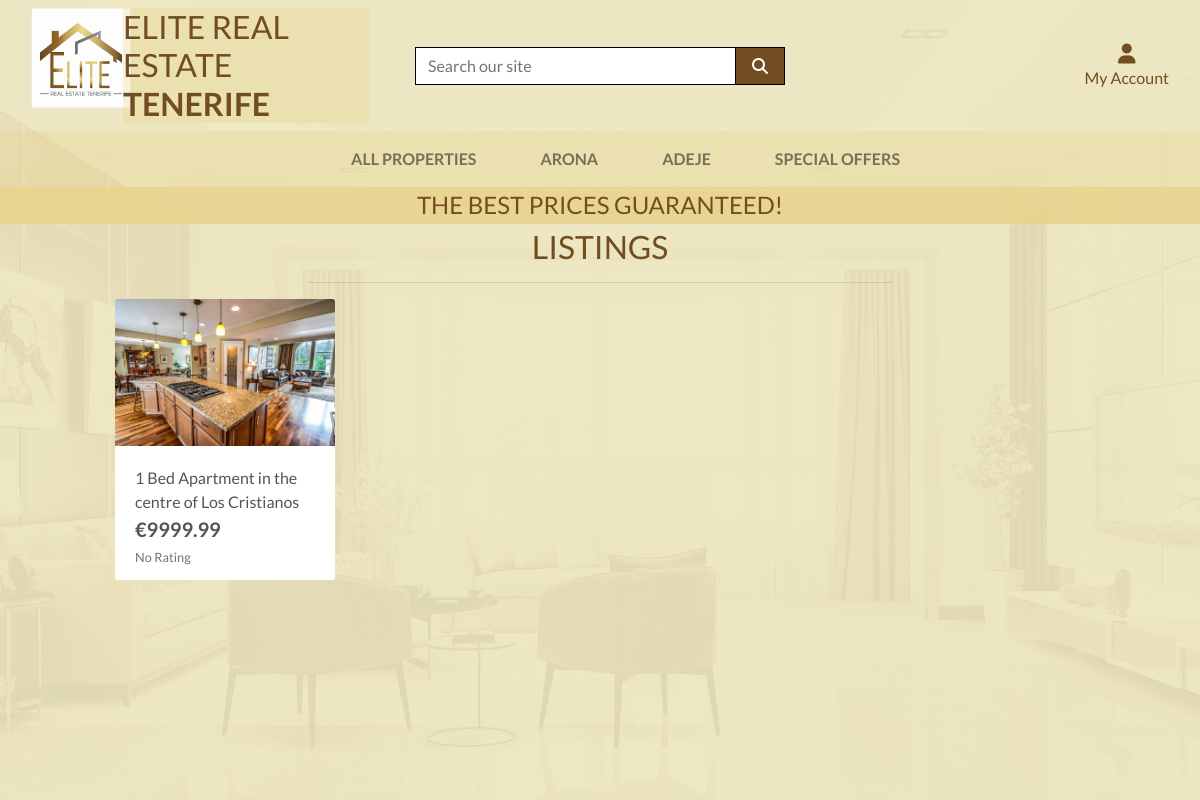
/listings/, run on the app's committed database.
### listings/models.py (models this page shows, shortened)
class Product(models.Model):
    category = models.ForeignKey('Category', null=True, blank=True, on_delete=models.SET_NULL)
    sku = models.CharField(max_length=254, null=True, blank=True)
    name = models.CharField(max_length=254)
    description = models.TextField()
    price = models.DecimalField(max_digits=10, decimal_places=2)
    rating = models.DecimalField(max_digits=6, decimal_places=2, null=True, blank=True)
    image_url = models.URLField(max_length=1024, null=True, blank=True)
    image = models.ImageField(null=True, blank=True)

### listings/views.py (the view, shortened to what this page needs)
# urls.py: path('', views.all_listings, name='listings'),
def all_listings(request):
    listings = Product.objects.all()
    query = None
    categories = None
    context = {
        'listings': listings,
        'search_term': query,
        'current_categories': categories,
    }
    return render(request, 'listings/listings.html', context)

### listings/templates/listings/listings.html (shortened to what this page needs)
{% extends "base.html" %}
{% load static %}
{% block page_header %}
    <div class="container header-container">
    </div>
{% endblock %}
{% block content %}
    <div class="overlay"></div>
    <div class="container-fluid">
        <div class="row">
            <div class="col text-center mt-3">
                <br>
                <br>
                <h2 class="logo-font">Listings</h2>
                <hr class="w-50 mb-1">
            </div>
        </div>
        <div class="row">
            <div class="product-container col-10 offset-1">
                <div class="row">
                    {% for listing in listings %}
                        <div class="col-sm-6 col-md-6 col-lg-4 col-xl-3">
                            <div class="card h-100 border-0">
                                {% if listing.image %}
                                <a href="{% url 'listing_detail' listing.id %}">
                                    <img class="card-img-top img-fluid" src="{{ listing.image.url }}" alt="{{ listing.name }}">
                                </a>
                                {% else %}
                                <a href="{% url 'listing_detail' listing.id %}">
                                    <img class="card-img-top img-fluid" src="{{ MEDIA_URL }}noimage.png" alt="{{ listing.name }}">
                                </a>
                                {% endif %}
                                <div class="card-body pb-0">
                                    <p class="mb-0">{{ listing.name }}</p>
                                </div>
                                <div class="card-footer bg-white pt-0 border-0 text-left">
                                    <div class="row">
                                        <div class="col">
                                            <p class="lead mb-0 text-left font-weight-bold">€{{ listing.price }}</p>
                                            {% if listing.rating %}
                                                <small class="text-muted"><i class="fas fa-star mr-1"></i>{{ listing.rating }} / 5</small>
                                            {% else %}
                                                <small class="text-muted">No Rating</small>
                                            {% endif %}
                                        </div>
                                    </div>
                                </div>
                            </div>
                        </div>
                    {% endfor %}
                </div>
            </div>
        </div>
    </div>
{% endblock %}

### static/css/base.css (style rules this page uses)
html { height: 100%; }
body { background: url('/media/ERET\ Bakground.jpg') no-repeat center center fixed; background-size: cover; height: calc(100vh - 164px); color: #555; font-family: 'Lato'; }
.logo-font { text-transform: uppercase; color: rgb(114, 77, 33); }
.overlay { height: 100%; width: 100%; top: 0; left: 0; position: fixed; background: rgba(236, 229, 188, 0.911); z-index: -1; }
@media (min-width: 1200px) { .container { max-width: 80%; } }
@media (min-width: 992px) { .header-container { padding-top: 164px; } }

### data on the page
Product: image (picture), name "1 Bed Apartment in the centre of Los Cristianos", price "9999.99", shows "No Rating"
